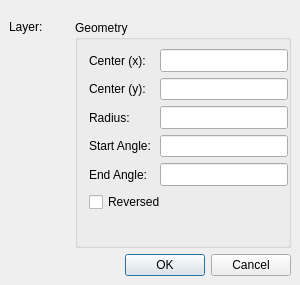
<?xml version="1.0" encoding="UTF-8"?>
<ui version="4.0">
 <class>QG_DlgArc</class>
 <widget class="QDialog" name="QG_DlgArc">
  <property name="geometry">
   <rect>
    <x>0</x>
    <y>0</y>
    <width>300</width>
    <height>285</height>
   </rect>
  </property>
  <property name="sizePolicy">
   <sizepolicy hsizetype="Preferred" vsizetype="Preferred">
    <horstretch>0</horstretch>
    <verstretch>0</verstretch>
   </sizepolicy>
  </property>
  <property name="minimumSize">
   <size>
    <width>300</width>
    <height>190</height>
   </size>
  </property>
  <property name="windowTitle">
   <string>Arc</string>
  </property>
  <layout class="QVBoxLayout" name="gfdgf">
   <property name="leftMargin">
    <number>9</number>
   </property>
   <property name="topMargin">
    <number>0</number>
   </property>
   <property name="rightMargin">
    <number>9</number>
   </property>
   <property name="bottomMargin">
    <number>9</number>
   </property>
   <item>
    <widget class="QLabel" name="lId">
     <property name="text">
      <string/>
     </property>
    </widget>
   </item>
   <item>
    <layout class="QHBoxLayout">
     <item>
      <layout class="QVBoxLayout">
       <item>
        <layout class="QHBoxLayout">
         <item>
          <widget class="QLabel" name="lLayer">
           <property name="sizePolicy">
            <sizepolicy hsizetype="Preferred" vsizetype="Preferred">
             <horstretch>0</horstretch>
             <verstretch>0</verstretch>
            </sizepolicy>
           </property>
           <property name="text">
            <string>Layer:</string>
           </property>
           <property name="wordWrap">
            <bool>false</bool>
           </property>
          </widget>
         </item>
         <item>
          <widget class="QG_LayerBox" name="cbLayer" native="true">
           <property name="toolTip">
            <string>Layer of arc</string>
           </property>
          </widget>
         </item>
        </layout>
       </item>
       <item>
        <widget class="QG_WidgetPen" name="wPen" native="true">
         <property name="sizePolicy">
          <sizepolicy hsizetype="MinimumExpanding" vsizetype="MinimumExpanding">
           <horstretch>0</horstretch>
           <verstretch>0</verstretch>
          </sizepolicy>
         </property>
         <property name="toolTip">
          <string>Pen attributes</string>
         </property>
        </widget>
       </item>
      </layout>
     </item>
     <item>
      <widget class="QGroupBox" name="buttonGroup8">
       <property name="sizePolicy">
        <sizepolicy hsizetype="Preferred" vsizetype="Preferred">
         <horstretch>0</horstretch>
         <verstretch>0</verstretch>
        </sizepolicy>
       </property>
       <property name="minimumSize">
        <size>
         <width>216</width>
         <height>0</height>
        </size>
       </property>
       <property name="title">
        <string>Geometry</string>
       </property>
       <layout class="QGridLayout" columnstretch="0,0">
        <property name="topMargin">
         <number>9</number>
        </property>
        <property name="rightMargin">
         <number>0</number>
        </property>
        <property name="horizontalSpacing">
         <number>9</number>
        </property>
        <property name="verticalSpacing">
         <number>6</number>
        </property>
        <item row="2" column="0">
         <widget class="QLabel" name="lEndX">
          <property name="sizePolicy">
           <sizepolicy hsizetype="Preferred" vsizetype="Preferred">
            <horstretch>0</horstretch>
            <verstretch>0</verstretch>
           </sizepolicy>
          </property>
          <property name="minimumSize">
           <size>
            <width>0</width>
            <height>22</height>
           </size>
          </property>
          <property name="text">
           <string>Radius:</string>
          </property>
          <property name="wordWrap">
           <bool>false</bool>
          </property>
         </widget>
        </item>
        <item row="2" column="1">
         <widget class="QLineEdit" name="leRadius">
          <property name="sizePolicy">
           <sizepolicy hsizetype="Expanding" vsizetype="Expanding">
            <horstretch>0</horstretch>
            <verstretch>0</verstretch>
           </sizepolicy>
          </property>
          <property name="minimumSize">
           <size>
            <width>64</width>
            <height>22</height>
           </size>
          </property>
          <property name="toolTip">
           <string>Radius of arc</string>
          </property>
         </widget>
        </item>
        <item row="1" column="0">
         <widget class="QLabel" name="lCenterY">
          <property name="sizePolicy">
           <sizepolicy hsizetype="Preferred" vsizetype="Preferred">
            <horstretch>0</horstretch>
            <verstretch>0</verstretch>
           </sizepolicy>
          </property>
          <property name="minimumSize">
           <size>
            <width>0</width>
            <height>22</height>
           </size>
          </property>
          <property name="text">
           <string>Center (y):</string>
          </property>
          <property name="wordWrap">
           <bool>false</bool>
          </property>
         </widget>
        </item>
        <item row="1" column="1">
         <widget class="QLineEdit" name="leCenterY">
          <property name="sizePolicy">
           <sizepolicy hsizetype="Expanding" vsizetype="Expanding">
            <horstretch>0</horstretch>
            <verstretch>0</verstretch>
           </sizepolicy>
          </property>
          <property name="minimumSize">
           <size>
            <width>64</width>
            <height>22</height>
           </size>
          </property>
          <property name="toolTip">
           <string>Y Coordinate of arc's center</string>
          </property>
         </widget>
        </item>
        <item row="0" column="0">
         <widget class="QLabel" name="lCenterX">
          <property name="sizePolicy">
           <sizepolicy hsizetype="Preferred" vsizetype="Preferred">
            <horstretch>0</horstretch>
            <verstretch>0</verstretch>
           </sizepolicy>
          </property>
          <property name="minimumSize">
           <size>
            <width>0</width>
            <height>22</height>
           </size>
          </property>
          <property name="text">
           <string>Center (x):</string>
          </property>
          <property name="wordWrap">
           <bool>false</bool>
          </property>
         </widget>
        </item>
        <item row="0" column="1">
         <widget class="QLineEdit" name="leCenterX">
          <property name="sizePolicy">
           <sizepolicy hsizetype="Expanding" vsizetype="Expanding">
            <horstretch>0</horstretch>
            <verstretch>0</verstretch>
           </sizepolicy>
          </property>
          <property name="minimumSize">
           <size>
            <width>64</width>
            <height>22</height>
           </size>
          </property>
          <property name="toolTip">
           <string>X Coordinate of arc's center</string>
          </property>
         </widget>
        </item>
        <item row="3" column="0">
         <widget class="QLabel" name="lAngle1">
          <property name="sizePolicy">
           <sizepolicy hsizetype="Preferred" vsizetype="Preferred">
            <horstretch>0</horstretch>
            <verstretch>0</verstretch>
           </sizepolicy>
          </property>
          <property name="minimumSize">
           <size>
            <width>0</width>
            <height>22</height>
           </size>
          </property>
          <property name="text">
           <string>Start Angle:</string>
          </property>
          <property name="wordWrap">
           <bool>false</bool>
          </property>
         </widget>
        </item>
        <item row="3" column="1">
         <widget class="QLineEdit" name="leAngle1">
          <property name="sizePolicy">
           <sizepolicy hsizetype="Expanding" vsizetype="Expanding">
            <horstretch>0</horstretch>
            <verstretch>0</verstretch>
           </sizepolicy>
          </property>
          <property name="minimumSize">
           <size>
            <width>64</width>
            <height>22</height>
           </size>
          </property>
          <property name="toolTip">
           <string>Starting angle of arc</string>
          </property>
         </widget>
        </item>
        <item row="4" column="1">
         <widget class="QLineEdit" name="leAngle2">
          <property name="sizePolicy">
           <sizepolicy hsizetype="Expanding" vsizetype="Expanding">
            <horstretch>0</horstretch>
            <verstretch>0</verstretch>
           </sizepolicy>
          </property>
          <property name="minimumSize">
           <size>
            <width>64</width>
            <height>22</height>
           </size>
          </property>
          <property name="toolTip">
           <string>End angle of arc</string>
          </property>
         </widget>
        </item>
        <item row="4" column="0">
         <widget class="QLabel" name="lAngle2">
          <property name="sizePolicy">
           <sizepolicy hsizetype="Preferred" vsizetype="Preferred">
            <horstretch>0</horstretch>
            <verstretch>0</verstretch>
           </sizepolicy>
          </property>
          <property name="minimumSize">
           <size>
            <width>0</width>
            <height>22</height>
           </size>
          </property>
          <property name="text">
           <string>End Angle:</string>
          </property>
          <property name="wordWrap">
           <bool>false</bool>
          </property>
         </widget>
        </item>
        <item row="6" column="0">
         <spacer name="spacer58">
          <property name="orientation">
           <enum>Qt::Vertical</enum>
          </property>
          <property name="sizeType">
           <enum>QSizePolicy::Expanding</enum>
          </property>
          <property name="sizeHint" stdset="0">
           <size>
            <width>20</width>
            <height>20</height>
           </size>
          </property>
         </spacer>
        </item>
        <item row="6" column="1">
         <spacer name="spacer61">
          <property name="orientation">
           <enum>Qt::Vertical</enum>
          </property>
          <property name="sizeType">
           <enum>QSizePolicy::Expanding</enum>
          </property>
          <property name="sizeHint" stdset="0">
           <size>
            <width>20</width>
            <height>20</height>
           </size>
          </property>
         </spacer>
        </item>
        <item row="5" column="0" colspan="2">
         <widget class="QCheckBox" name="cbReversed">
          <property name="toolTip">
           <string>Defines whether arc is reversed (clockwise)</string>
          </property>
          <property name="text">
           <string>Reversed</string>
          </property>
         </widget>
        </item>
       </layout>
      </widget>
     </item>
    </layout>
   </item>
   <item>
    <widget class="QDialogButtonBox" name="buttonBox">
     <property name="standardButtons">
      <set>QDialogButtonBox::Cancel|QDialogButtonBox::Ok</set>
     </property>
    </widget>
   </item>
  </layout>
 </widget>
 <layoutdefault spacing="6" margin="11"/>
 <customwidgets>
  <customwidget>
   <class>QG_WidgetPen</class>
   <extends>QWidget</extends>
   <header>qg_widgetpen.h</header>
  </customwidget>
  <customwidget>
   <class>QG_LayerBox</class>
   <extends>QWidget</extends>
   <header>qg_layerbox.h</header>
  </customwidget>
 </customwidgets>
 <tabstops>
  <tabstop>leCenterX</tabstop>
  <tabstop>leCenterY</tabstop>
  <tabstop>leRadius</tabstop>
  <tabstop>leAngle1</tabstop>
  <tabstop>leAngle2</tabstop>
  <tabstop>cbReversed</tabstop>
 </tabstops>
 <resources/>
 <connections>
  <connection>
   <sender>buttonBox</sender>
   <signal>accepted()</signal>
   <receiver>QG_DlgArc</receiver>
   <slot>accept()</slot>
   <hints>
    <hint type="sourcelabel">
     <x>189</x>
     <y>234</y>
    </hint>
    <hint type="destinationlabel">
     <x>189</x>
     <y>125</y>
    </hint>
   </hints>
  </connection>
  <connection>
   <sender>buttonBox</sender>
   <signal>rejected()</signal>
   <receiver>QG_DlgArc</receiver>
   <slot>reject()</slot>
   <hints>
    <hint type="sourcelabel">
     <x>189</x>
     <y>234</y>
    </hint>
    <hint type="destinationlabel">
     <x>189</x>
     <y>125</y>
    </hint>
   </hints>
  </connection>
 </connections>
</ui>
